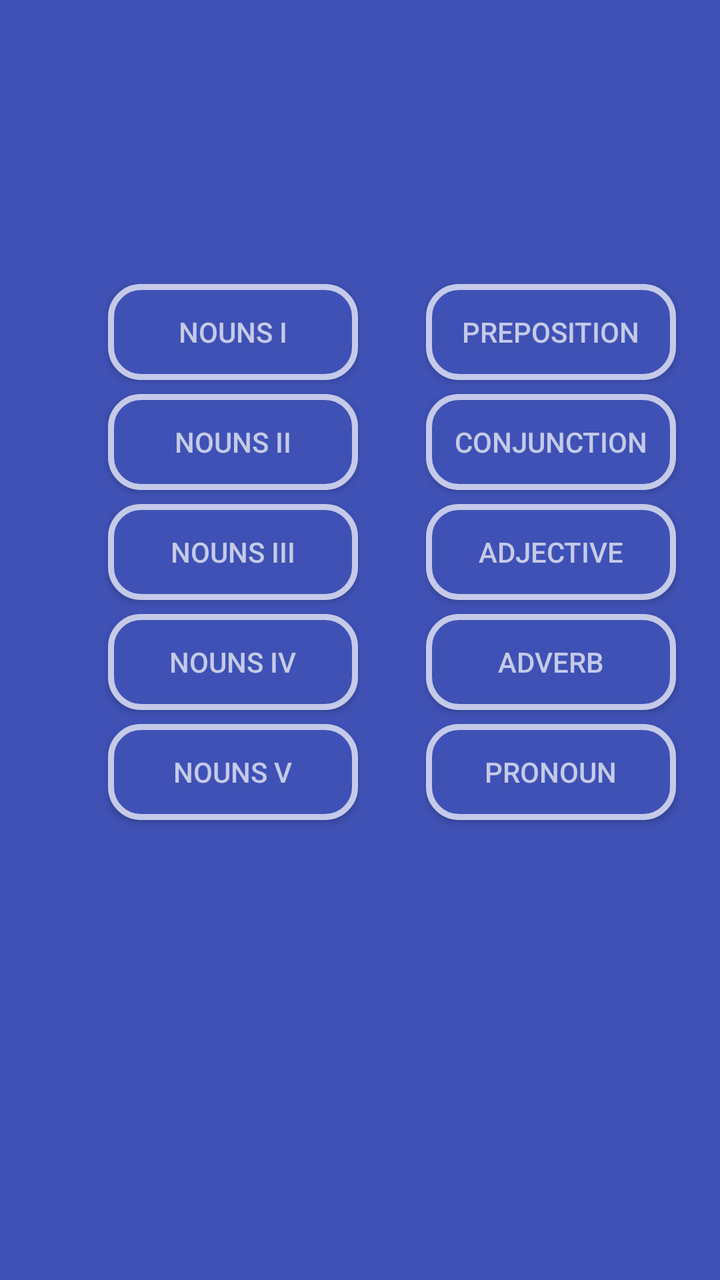
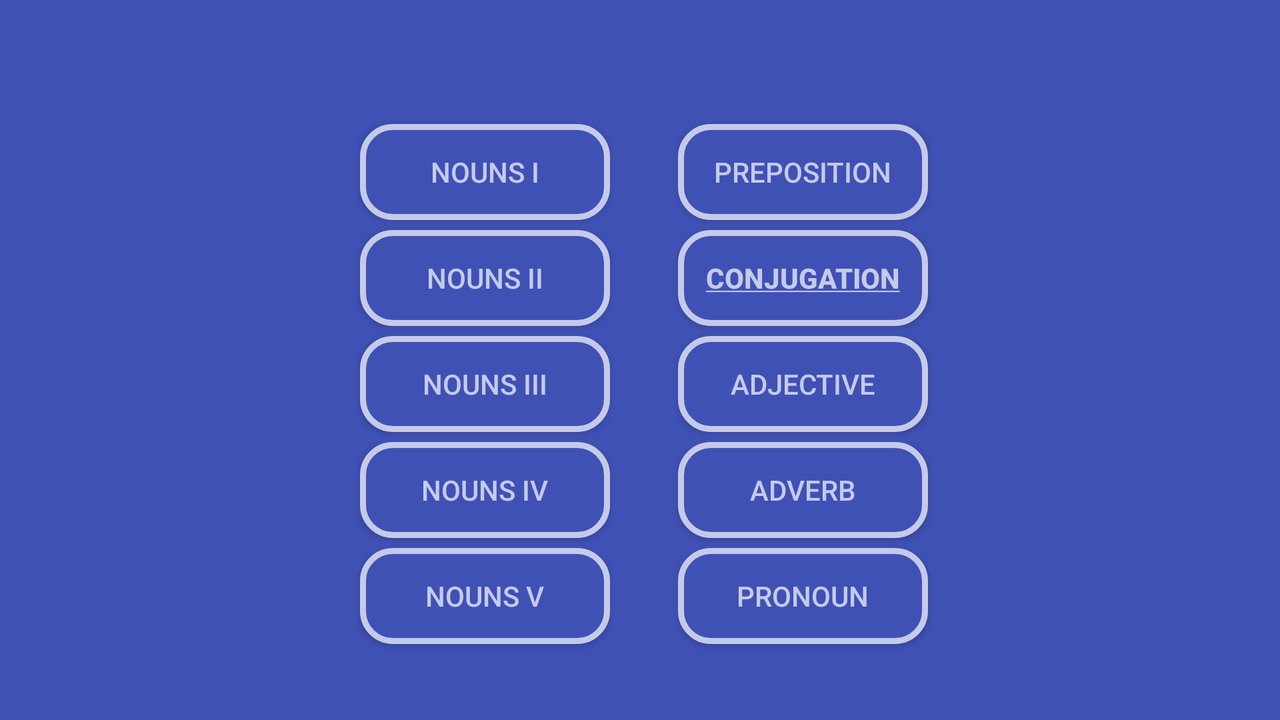

The same Android screen from two of the app's own layout files: first res/layout/ as a phone draws it, then the repository's variant for another configuration, drawn on a device whose configuration selects that folder. Both files follow.
<!-- AndroidManifest.xml: application theme AppTheme.NoActionBar -->
<!-- res/layout/fragment_noun_pager_selection.xml -->
<android.support.constraint.ConstraintLayout xmlns:android="http://schemas.android.com/apk/res/android"
                                             xmlns:app="http://schemas.android.com/apk/res-auto"
                                             xmlns:tools="http://schemas.android.com/tools"
                                             android:layout_width="match_parent"
                                             android:layout_height="match_parent"
                                             tools:context="com.newnham.app.GCSE_Latin.view.NounPagerSelectionFragment">


    <Button
        android:id="@+id/buttonNoun1"
        android:background="@drawable/button_rounded"
        android:text="@string/noun1"
        android:textColor="@color/colorAccent"
        android:layout_width="125dp"
        android:layout_height="wrap_content"
        app:layout_constraintTop_toTopOf="parent"
        android:layout_marginTop="142dp"
        android:layout_marginLeft="67dp"
        app:layout_constraintLeft_toLeftOf="parent"
        android:layout_marginStart="33dp"
        android:layout_marginRight="8dp"
        app:layout_constraintRight_toRightOf="parent"
        app:layout_constraintHorizontal_bias="0.108"/>

    <Button
        android:id="@+id/buttonNoun2"
        android:background="@drawable/button_rounded"
        android:text="@string/noun2"
        android:textColor="@color/colorAccent"
        android:layout_width="125dp"
        android:layout_height="wrap_content"
        android:layout_marginTop="7dp"
        app:layout_constraintTop_toBottomOf="@+id/buttonNoun1"
        app:layout_constraintLeft_toLeftOf="@+id/buttonNoun1"
        android:layout_marginLeft="0dp"/>

    <Button
        android:id="@+id/buttonNoun3"
        android:background="@drawable/button_rounded"
        android:text="@string/noun3"
        android:textColor="@color/colorAccent"
        android:layout_width="125dp"
        android:layout_height="wrap_content"
        android:layout_marginTop="7dp"
        app:layout_constraintTop_toBottomOf="@+id/buttonNoun2"
        app:layout_constraintLeft_toLeftOf="@+id/buttonNoun2"/>

    <Button
        android:id="@+id/buttonNoun4"
        android:background="@drawable/button_rounded"
        android:text="@string/noun4"
        android:textColor="@color/colorAccent"
        android:layout_width="125dp"
        android:layout_height="wrap_content"
        android:layout_marginTop="7dp"
        app:layout_constraintTop_toBottomOf="@+id/buttonNoun3"
        app:layout_constraintLeft_toLeftOf="@+id/buttonNoun3"/>

    <Button
        android:id="@+id/buttonNoun5"
        android:background="@drawable/button_rounded"
        android:text="@string/noun5"
        android:textColor="@color/colorAccent"
        android:layout_width="125dp"
        android:layout_height="wrap_content"
        android:layout_marginTop="7dp"
        app:layout_constraintTop_toBottomOf="@+id/buttonNoun4"
        app:layout_constraintLeft_toLeftOf="@+id/buttonNoun4"/>


    <Button
        android:id="@+id/buttonPreposition"
        android:background="@drawable/button_rounded"
        android:text="@string/preposition"
        android:textColor="@color/colorAccent"
        android:layout_width="125dp"
        android:layout_height="wrap_content"
        android:layout_marginTop="0dp"
        app:layout_constraintTop_toTopOf="@+id/buttonNoun1"
        app:layout_constraintLeft_toRightOf="@+id/buttonNoun1"
        android:layout_marginLeft="34dp"
        android:layout_marginStart="34dp"/>

    <Button
        android:id="@+id/buttonConjunction"
        android:background="@drawable/button_rounded"
        android:text="@string/conjunction"
        android:textColor="@color/colorAccent"
        android:layout_width="125dp"
        android:layout_height="wrap_content"
        android:layout_marginTop="7dp"
        app:layout_constraintTop_toBottomOf="@+id/buttonPreposition"
        app:layout_constraintRight_toRightOf="@+id/buttonPreposition"
        android:layout_marginRight="0dp"/>


    <Button
        android:id="@+id/buttonAdjective"
        android:background="@drawable/button_rounded"
        android:text="@string/adjective"
        android:textColor="@color/colorAccent"
        android:layout_width="125dp"
        android:layout_height="wrap_content"
        android:layout_marginTop="7dp"
        app:layout_constraintTop_toBottomOf="@+id/buttonConjunction"
        android:layout_marginRight="0dp"
        app:layout_constraintRight_toRightOf="@+id/buttonConjunction"
        />


    <Button
        android:id="@+id/buttonAdverb"
        android:background="@drawable/button_rounded"
        android:text="@string/adverb"
        android:textColor="@color/colorAccent"
        android:layout_width="125dp"
        android:layout_height="wrap_content"
        android:layout_marginTop="7dp"
        app:layout_constraintTop_toBottomOf="@+id/buttonAdjective"
        app:layout_constraintRight_toRightOf="@+id/buttonAdjective"
        android:layout_marginRight="0dp"/>

    <Button
        android:id="@+id/buttonPronoun"
        android:background="@drawable/button_rounded"
        android:text="@string/pronoun"
        android:textColor="@color/colorAccent"
        android:layout_width="125dp"
        android:layout_height="wrap_content"
        android:layout_marginTop="7dp"
        app:layout_constraintTop_toBottomOf="@+id/buttonAdverb"
        app:layout_constraintRight_toRightOf="@+id/buttonAdverb"
        android:layout_marginRight="0dp"/>


</android.support.constraint.ConstraintLayout>
<!-- resources referenced by this layout -->
<resources>
  <color name="colorAccent">@color/colorIndigoAccent</color>
  <!-- drawable button_rounded (drawable) -->
  <?xml version="1.0" encoding="utf-8"?>
  <selector xmlns:android="http://schemas.android.com/apk/res/android">
  
      <item>
          <shape>
              <solid android:color="@color/colorPrimary"/>
  
              <stroke android:color="@color/colorIndigoAccent"
                      android:width="3dp"/>
  
              <corners android:radius="15dp"/>
  
          </shape>
      </item>
  
  
  
  
  
  </selector>
  <string name="adjective"> Adjective  </string>
  <string name="adverb">Adverb     </string>
  <string name="conjunction">Conjunction</string>
  <string name="noun1">Nouns I    </string>
  <string name="noun2">Nouns II   </string>
  <string name="noun3">Nouns III  </string>
  <string name="noun4">Nouns IV   </string>
  <string name="noun5">Nouns V    </string>
  <string name="preposition">Preposition</string>
  <string name="pronoun">Pronoun    </string>
  <style name="AppTheme.NoActionBar">
          <item name="windowActionBar">false</item>
          <item name="windowNoTitle">true</item>
  
          <item name="android:background">@color/colorPrimary</item>
          <item name="colorPrimary">@color/colorPrimaryDark</item>
          <item name="colorPrimaryDark">@color/colorPrimaryDark</item>
          <item name="colorAccent">@color/colorAccent</item>
          <item name="android:actionMenuTextColor">@color/colorAccent</item>
          <item name="android:textColor">@color/colorAccent</item>
      </style>
  <color name="colorIndigoAccent">#C5CAE9</color>
  <color name="colorPrimary">@color/colorIndigo</color>
  <color name="colorPrimaryDark">@color/colorIndigoDark</color>
  <color name="colorIndigo">#3F51B5</color>
  <color name="colorIndigoDark">#303F9F</color>
</resources>
<!-- res/layout-land/fragment_noun_pager_selection.xml (the repository's variant of the layout above) -->
<!-- drawn on the phone turned sideways -->
<android.support.constraint.ConstraintLayout xmlns:android="http://schemas.android.com/apk/res/android"
                                             xmlns:app="http://schemas.android.com/apk/res-auto"
                                             xmlns:tools="http://schemas.android.com/tools"
                                             android:layout_width="match_parent"
                                             android:layout_height="match_parent"
                                             tools:context="com.newnham.app.GCSE_Latin.view.NounPagerSelectionFragment">

    <Button
        android:id="@+id/buttonNoun1"
        android:background="@drawable/button_rounded"
        android:text="@string/noun1"
        android:textColor="@color/colorAccent"
        android:layout_width="125dp"
        android:layout_height="wrap_content"
        app:layout_constraintTop_toTopOf="parent"
        android:layout_marginTop="62dp"
        android:layout_marginLeft="317dp"
        app:layout_constraintLeft_toLeftOf="parent"
        android:layout_marginStart="33dp"
        android:layout_marginRight="8dp"
        app:layout_constraintRight_toRightOf="parent"
        app:layout_constraintHorizontal_bias="0.31"/>

    <Button
        android:id="@+id/buttonNoun2"
        android:background="@drawable/button_rounded"
        android:text="@string/noun2"
        android:textColor="@color/colorAccent"
        android:layout_width="125dp"
        android:layout_height="wrap_content"
        android:layout_marginTop="5dp"
        app:layout_constraintTop_toBottomOf="@+id/buttonNoun1"
        app:layout_constraintLeft_toLeftOf="@+id/buttonNoun1"
        android:layout_marginLeft="0dp"/>

    <Button
        android:id="@+id/buttonNoun3"
        android:background="@drawable/button_rounded"
        android:text="@string/noun3"
        android:textColor="@color/colorAccent"
        android:layout_width="125dp"
        android:layout_height="wrap_content"
        android:layout_marginTop="5dp"
        app:layout_constraintTop_toBottomOf="@+id/buttonNoun2"
        app:layout_constraintLeft_toLeftOf="@+id/buttonNoun2"/>

    <Button
        android:id="@+id/buttonNoun4"
        android:background="@drawable/button_rounded"
        android:text="@string/noun4"
        android:textColor="@color/colorAccent"
        android:layout_width="125dp"
        android:layout_height="wrap_content"
        android:layout_marginTop="5dp"
        app:layout_constraintTop_toBottomOf="@+id/buttonNoun3"
        app:layout_constraintLeft_toLeftOf="@+id/buttonNoun3"/>

    <Button
        android:id="@+id/buttonNoun5"
        android:background="@drawable/button_rounded"
        android:text="@string/noun5"
        android:textColor="@color/colorAccent"
        android:layout_width="125dp"
        android:layout_height="wrap_content"
        android:layout_marginTop="5dp"
        app:layout_constraintTop_toBottomOf="@+id/buttonNoun4"
        app:layout_constraintLeft_toLeftOf="@+id/buttonNoun4"/>


    <Button
        android:id="@+id/buttonConjunction"
        android:background="@drawable/button_rounded"
        android:text="@string/conjugation"
        android:textColor="@color/colorAccent"
        android:layout_width="125dp"
        android:layout_height="wrap_content"
        android:layout_marginTop="5dp"
        app:layout_constraintTop_toBottomOf="@+id/buttonPreposition"
        app:layout_constraintRight_toRightOf="@+id/buttonPreposition"
        android:layout_marginRight="0dp"/>


    <Button
        android:id="@+id/buttonPreposition"
        android:background="@drawable/button_rounded"
        android:text="@string/preposition"
        android:textColor="@color/colorAccent"
        android:layout_width="125dp"
        android:layout_height="wrap_content"
        app:layout_constraintTop_toTopOf="@+id/buttonNoun1"
        app:layout_constraintLeft_toRightOf="@+id/buttonNoun1"
        android:layout_marginLeft="34dp"
        android:layout_marginStart="34dp"
        android:layout_marginTop="0dp"/>

    <Button
        android:id="@+id/buttonAdjective"
        android:background="@drawable/button_rounded"
        android:text="@string/adjective"
        android:textColor="@color/colorAccent"
        android:layout_width="125dp"
        android:layout_height="wrap_content"
        android:layout_marginTop="5dp"
        app:layout_constraintTop_toBottomOf="@+id/buttonConjunction"
        android:layout_marginRight="0dp"
        app:layout_constraintRight_toRightOf="@+id/buttonConjunction"
        />


    <Button
        android:id="@+id/buttonAdverb"
        android:background="@drawable/button_rounded"
        android:text="@string/adverb"
        android:textColor="@color/colorAccent"
        android:layout_width="125dp"
        android:layout_height="wrap_content"
        android:layout_marginTop="5dp"
        app:layout_constraintTop_toBottomOf="@+id/buttonAdjective"
        app:layout_constraintRight_toRightOf="@+id/buttonAdjective"
        android:layout_marginRight="0dp"/>

    <Button
        android:id="@+id/buttonPronoun"
        android:background="@drawable/button_rounded"
        android:text="@string/pronoun"
        android:textColor="@color/colorAccent"
        android:layout_width="125dp"
        android:layout_height="wrap_content"
        android:layout_marginTop="5dp"
        app:layout_constraintTop_toBottomOf="@+id/buttonAdverb"
        app:layout_constraintRight_toRightOf="@+id/buttonAdverb"
        android:layout_marginRight="0dp"/>


</android.support.constraint.ConstraintLayout>
<!-- resources referenced by the variant -->
<!-- as the phone turned sideways resolves them -->
<resources>
  <color name="colorAccent">@color/colorIndigoAccent</color>
  <!-- drawable button_rounded (drawable) -->
  <?xml version="1.0" encoding="utf-8"?>
  <selector xmlns:android="http://schemas.android.com/apk/res/android">
  
      <item>
          <shape>
              <solid android:color="@color/colorPrimary"/>
  
              <stroke android:color="@color/colorIndigoAccent"
                      android:width="3dp"/>
  
              <corners android:radius="15dp"/>
  
          </shape>
      </item>
  
  
  
  
  
  </selector>
  <string name="adjective"> Adjective  </string>
  <string name="adverb">Adverb     </string>
  <string name="conjugation"><u><b>Conjugation</b></u></string>
  <string name="noun1">Nouns I    </string>
  <string name="noun2">Nouns II   </string>
  <string name="noun3">Nouns III  </string>
  <string name="noun4">Nouns IV   </string>
  <string name="noun5">Nouns V    </string>
  <string name="preposition">Preposition</string>
  <string name="pronoun">Pronoun    </string>
  <style name="AppTheme.NoActionBar">
          <item name="windowActionBar">false</item>
          <item name="windowNoTitle">true</item>
  
          <item name="android:background">@color/colorPrimary</item>
          <item name="colorPrimary">@color/colorPrimaryDark</item>
          <item name="colorPrimaryDark">@color/colorPrimaryDark</item>
          <item name="colorAccent">@color/colorAccent</item>
          <item name="android:actionMenuTextColor">@color/colorAccent</item>
          <item name="android:textColor">@color/colorAccent</item>
      </style>
  <color name="colorIndigoAccent">#C5CAE9</color>
  <color name="colorPrimary">@color/colorIndigo</color>
  <color name="colorPrimaryDark">@color/colorIndigoDark</color>
  <color name="colorIndigo">#3F51B5</color>
  <color name="colorIndigoDark">#303F9F</color>
</resources>
